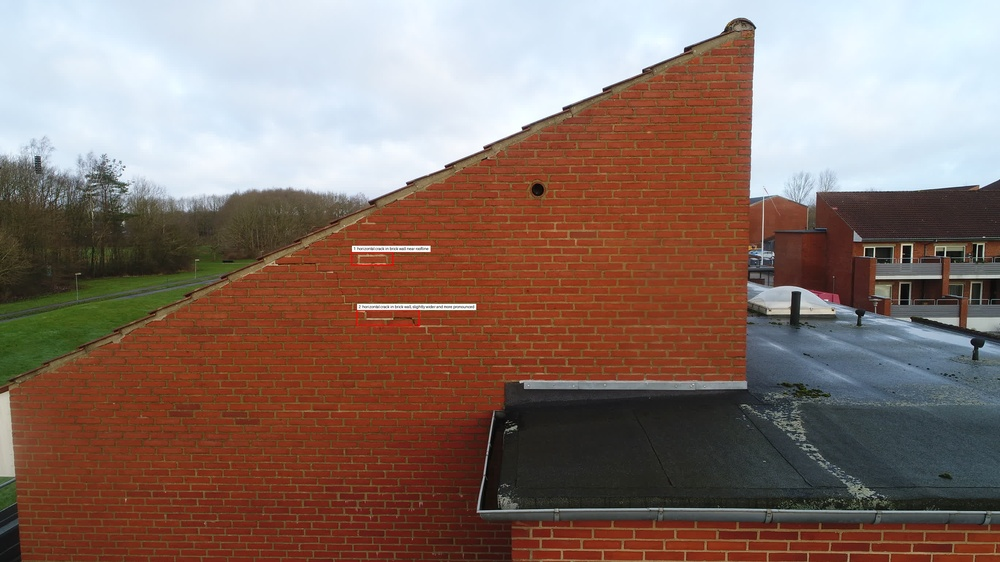
#> input picture annotated_output.jpg, 1000 x 562 px, shrunk from 2736 x 1539 before the run
$ python annotate_bboxes_from_url.py --file annotated_output.jpg
#> lines starting #> are read from the running program, lines starting #| are printed output that depends on the picture
#!/usr/bin/env python3
"""
Annotate bounding boxes on an image from multiple formats (Qwen-1000, YOLO, JSON).

Supported formats:
  - Qwen-1000 txt: cls x1 y1 x2 y2 (0..1000)
  - Qwen-1000 JSON: {"boxes": [{"bbox_2d": [x1, y1, x2, y2], ...}]}
  - YOLO txt: cls xc yc w h (0..1)
  - YOLO JSON: {"boxes": [{"bbox_2d": [cls, xc, yc, w, h], ...}]} or {"cracks": [...]}

Dependencies: pillow, requests
    pip install pillow requests

Usage examples:
  # From YOLO txt file
  python annotate_bboxes_multi_format.py --file "img.jpg" --labels-yolo "labels.txt"

  # From YOLO JSON file
  python annotate_bboxes_multi_format.py --file "img.jpg" --data '{"boxes":[{"bbox_2d":[0,0.5,0.5,0.1,0.1],"description":"crack"}]}'

  # From Qwen-1000 txt file
  python annotate_bboxes_multi_format.py --file "img.jpg" --labels-qwen "labels.qwen.txt"

  # Convert between formats
  python annotate_bboxes_multi_format.py --file "img.jpg" --labels-yolo "in.txt" --export-qwen "out.qwen.txt"
"""

from __future__ import annotations
import argparse
import io
import json
import sys
import os
from typing import List, Dict, Any, Tuple

import requests
from PIL import Image, ImageDraw, ImageFont,ImageOps
from hashlib import md5

# --- Defaults ---
DEFAULT_IMAGE_URL = (
    "https://obj3423.public-dk6.clu4.obj.storagefactory.io/dev-poc-drone-images/Chat/"
    "Testpulje_small/Folder%202/DJI_0942.JPG"
)

DEFAULT_DATA = {
    "boxes": [
        {
            "bbox_2d": [0, 0.371, 0.457, 0.035, 0.018],
            "description": "slight vertical mortar separation"
        },
        {
            "bbox_2d": [0, 0.356, 0.568, 0.076, 0.026],
            "description": "horizontal hairline crack in mortar joint"
        }
    ]
}

# ---------------- Image Loading ----------------
def exif_safe_open_file(path: str) -> Image.Image:
#> called with path = 'annotated_output.jpg'
    return ImageOps.exif_transpose(Image.open(path)).convert("RGB")
#> returned value is the input picture: PIL image 1000x562 RGB; mean R, G, B 135.6, 113, 104.1

def compute_md5_file(path: str) -> str:
    with open(path, "rb") as f:
        return md5(f.read()).hexdigest()
# [4 lines left out: function load_image_from_url, not called in this run]


def load_image_from_file(path: str) -> Image.Image:
    return Image.open(path).convert("RGB")


# ---------------- Coordinate Conversions ----------------

# [12 lines left out: function qwen1000_corners_to_pixels, not called in this run]


def yolo_norm_to_pixels(xc: float, yc: float, w: float, h: float, img_w: int, img_h: int) -> Tuple[int, int, int, int]:
    """Convert YOLO normalized [xc, yc, w, h] (0..1) -> pixel corners [x1, y1, x2, y2]."""
    X_center = xc * img_w
    Y_center = yc * img_h
    W = w * img_w
    H = h * img_h

    X1 = int(round(X_center - W / 2.0))
    Y1 = int(round(Y_center - H / 2.0))
    X2 = int(round(X_center + W / 2.0))
    Y2 = int(round(Y_center + H / 2.0))

    X1 = max(0, min(img_w - 1, X1))
    Y1 = max(0, min(img_h - 1, Y1))
    X2 = max(0, min(img_w - 1, X2))
    Y2 = max(0, min(img_h - 1, Y2))
    return X1, Y1, X2, Y2


# [60 lines left out: functions qwen1000_to_yolo_norm, yolo_norm_to_qwen1000, read_qwen_labels, read_yolo_labels, not called in this run]


def parse_items_from_json(data: Dict[str, Any]) -> List[Dict[str, Any]]:
    """Parse bounding boxes from JSON. Auto-detects YOLO or Qwen-1000 format based on bbox_2d length."""
    items: List[Dict[str, Any]] = []

    # Check both "boxes" and "cracks" keys
    box_lists = []
    if "boxes" in data and isinstance(data["boxes"], list):
        box_lists.append(data["boxes"])
    if "cracks" in data and isinstance(data["cracks"], list):
        box_lists.append(data["cracks"])

    for box_list in box_lists:
        for el in box_list:
            if not isinstance(el, dict) or "bbox_2d" not in el:
                continue

            bbox = el["bbox_2d"]
            if not isinstance(bbox, (list, tuple)) or len(bbox) < 4:
                continue

            # Auto-detect format based on length and values
            if len(bbox) == 5:
                # YOLO format: [cls, xc, yc, w, h] - all values 0..1
                cls, xc, yc, w, h = map(float, bbox)
                items.append({
                    "yolo": [xc, yc, w, h],
                    "class": int(cls),
                    "description": el.get("description", "bbox"),
                    "format": "yolo"
                })
            elif len(bbox) == 4:
                # Check if it's YOLO (0..1) or Qwen-1000 (0..1000)
                max_val = max(map(float, bbox))
                if max_val <= 1.0:
                    # YOLO format without class: [xc, yc, w, h]
                    xc, yc, w, h = map(float, bbox)
                    items.append({
                        "yolo": [xc, yc, w, h],
                        "class": el.get("class", 0),
                        "description": el.get("description", "bbox"),
                        "format": "yolo"
                    })
                else:
                    # Qwen-1000 format: [x1, y1, x2, y2]
                    items.append({
                        "bbox_2d": [float(v) for v in bbox],
                        "class": el.get("class", 0),
                        "description": el.get("description", "bbox"),
                        "format": "qwen"
                    })

    return items


# ---------------- Drawing ----------------

def draw_boxes(img: Image.Image, items: List[Dict[str, Any]], box_width: int = 3,
               box_color=(255, 0, 0), text_bg=(255, 255, 255), text_color=(0, 0, 0)) -> Image.Image:
    """Draw boxes from items (supports both Qwen-1000 and YOLO formats)."""
#> called with box_width = 3, box_color = (255, 0, 0), text_bg = (255, 255, 255), text_color = (0, 0, 0)
    draw = ImageDraw.Draw(img)
    try:
        font = ImageFont.truetype("DejaVuSans.ttf", 16)
    except Exception:
        font = ImageFont.load_default()

    img_w, img_h = img.size
#> img_w = 1000; img_h = 562

    for idx, item in enumerate(items, start=1):
        fmt = item.get("format", "yolo")

        if fmt == "yolo":
            yolo_data = item.get("yolo")
            if not yolo_data or len(yolo_data) != 4:
                continue
            xc, yc, w, h = map(float, yolo_data)
            X1, Y1, X2, Y2 = yolo_norm_to_pixels(xc, yc, w, h, img_w, img_h)
            cls = item.get("class", 0)
        else:  # qwen format
            arr = item.get("bbox_2d")
            if not arr or len(arr) < 4:
                continue
            if len(arr) >= 5:
                x1, y1, x2, y2 = map(float, arr[1:5])
                cls = int(float(arr[0]))
            else:
                x1, y1, x2, y2 = map(float, arr[0:4])
                cls = item.get("class", 0)
            X1, Y1, X2, Y2 = qwen1000_corners_to_pixels(x1, y1, x2, y2, img_w, img_h)

        # Draw box
        for o in range(box_width):
            draw.rectangle([X1 - o, Y1 - o, X2 + o, Y2 + o], outline=box_color)

        # Draw label
        desc = item.get("description") or "bbox"
        label = f"{idx}: {desc}"
        if cls is not None:
            label = f"{idx}: cls={cls} {desc}"

        tw, th = draw.textlength(label, font=font), font.size + 6
        lx, ly = X1, max(0, Y1 - th - 2)
        draw.rectangle([lx, ly, lx + tw + 8, ly + th], fill=text_bg)
        draw.text((lx + 4, ly + (th - font.size) // 2 - 1), label, fill=text_color, font=font)
#> this loop made 2 passes
#> (tw, th, lx, ly) on passes 1 to 2: (329.6, 22, 354, 228), (383.8, 22, 318, 288)

    return img


# ---------------- Export Functions ----------------

# [71 lines left out: functions save_yolo_classes, export_yolo, export_qwen, not called in this run]


# ---------------- Main ----------------

def main():
    p = argparse.ArgumentParser(description="Annotate bounding boxes from Qwen-1000, YOLO, or JSON formats")

    # Image source
    group = p.add_mutually_exclusive_group()
    group.add_argument("--url", help="Image URL to download")
    group.add_argument("--file", help="Local image file path")
    # Label source (mutually exclusive)
    label_group = p.add_mutually_exclusive_group()
    label_group.add_argument("--labels-qwen", help="Qwen-1000 label file (cls x1 y1 x2 y2; coords in 0..1000)")
    label_group.add_argument("--labels-yolo", help="YOLO label file (cls xc yc w h; normalized 0..1)")
    label_group.add_argument("--json-file", help="JSON file with bounding boxes (auto-detects YOLO or Qwen-1000 format)")
    label_group.add_argument("--data", help="JSON string with bounding boxes (auto-detects YOLO or Qwen-1000 format)")

    # Export options
    p.add_argument("--export-yolo", help="Save YOLO-normalized labels to this file")
    p.add_argument("--export-qwen", help="Save Qwen-1000 labels to this file")
    p.add_argument("--out", default="annotated_output.jpg", help="Output annotated image filename")
    p.add_argument("--results-folder", default="results", help="Output folder for all results (default: results)")
    p.add_argument("--debug-grid", action="store_true", help="Also save a debug grid overlay.")

    args = p.parse_args()

    # Load image
    try:
        if args.file:
            if not os.path.exists(args.file):
                sys.stderr.write(f"File does not exist: {args.file}\n")
                sys.exit(4)
            print(f"Loading local file: {args.file}")
            #rs removed img = load_image_from_file(args.file)
            img = exif_safe_open_file(args.file)
        elif args.url:
            print(f"Downloading image from URL: {args.url}")
            img = load_image_from_url(args.url)
        else:
            print(f"Downloading default image from URL: {DEFAULT_IMAGE_URL}")
            img = load_image_from_url(DEFAULT_IMAGE_URL)
    except Exception as e:
        sys.stderr.write(f"Failed to load image: {e}\n")
        sys.exit(3)

    # Get items
    items: List[Dict[str, Any]] = []
    if args.labels_qwen:
        if not os.path.exists(args.labels_qwen):
            sys.stderr.write(f"Label file does not exist: {args.labels_qwen}\n")
            sys.exit(5)
        print(f"Reading Qwen-1000 labels from: {args.labels_qwen}")
        items = read_qwen_labels(args.labels_qwen)
    elif args.labels_yolo:
        if not os.path.exists(args.labels_yolo):
            sys.stderr.write(f"Label file does not exist: {args.labels_yolo}\n")
            sys.exit(5)
        print(f"Reading YOLO labels from: {args.labels_yolo}")
        items = read_yolo_labels(args.labels_yolo)
    elif args.json_file:
        if not os.path.exists(args.json_file):
            sys.stderr.write(f"JSON file does not exist: {args.json_file}\n")
            sys.exit(5)
        print(f"Reading JSON from file: {args.json_file}")
        try:
            with open(args.json_file, "r", encoding="utf-8") as f:
                data = json.load(f)
                meta = data.get("_meta", {})
                if meta:
                    # 1) filename check (warn if mismatch but continue)
                    src_in_json = meta.get("source_image")
                    if src_in_json and args.file and os.path.basename(args.file) != src_in_json:
                        print(f"⚠ WARNING: Annotating '{os.path.basename(args.file)}' but JSON was created for '{src_in_json}'")

                    # 2) size check (error out if mismatched)
                    sz = meta.get("image_size")
                    if isinstance(sz, list) and len(sz) == 2:
                        if tuple(sz) != img.size:
                            sys.stderr.write(f"✗ Image size mismatch: json={tuple(sz)} vs opened={img.size}\n")
                            sys.exit(6)

                    # 3) md5 check (best when annotating the exact same bytes)
                    digest = meta.get("md5")
                    if digest and args.file:
                        file_md5 = compute_md5_file(args.file)
                        if file_md5 != digest:
                            sys.stderr.write("✗ Image content mismatch (md5). Aborting to prevent misaligned boxes.\n")
                            sys.exit(7)
        except json.JSONDecodeError as e:
            sys.stderr.write(f"Failed to parse JSON file: {e}\n")
            sys.exit(2)
        items = parse_items_from_json(data)
    else:
        if args.data:
            try:
                data = json.loads(args.data)
            except json.JSONDecodeError as e:
                sys.stderr.write(f"Failed to parse --data JSON: {e}\n")
                sys.exit(2)
        else:
            data = DEFAULT_DATA
        items = parse_items_from_json(data)
        if not items:
            sys.stderr.write("No bbox items found.\n")
            sys.exit(1)

    print(f"Found {len(items)} bounding boxes (format: {items[0].get('format', 'unknown') if items else 'none'})")

    # Create results folder
    results_folder = args.results_folder
    os.makedirs(results_folder, exist_ok=True)

    if args.debug_grid:
        dbg_out = os.path.join(results_folder, os.path.splitext(os.path.basename(args.out))[0] + "_debug_grid.jpg")


    # Prepare output paths in results folder
    output_image = os.path.join(results_folder, os.path.basename(args.out))

    # Draw & save
    annotated = draw_boxes(img, items)
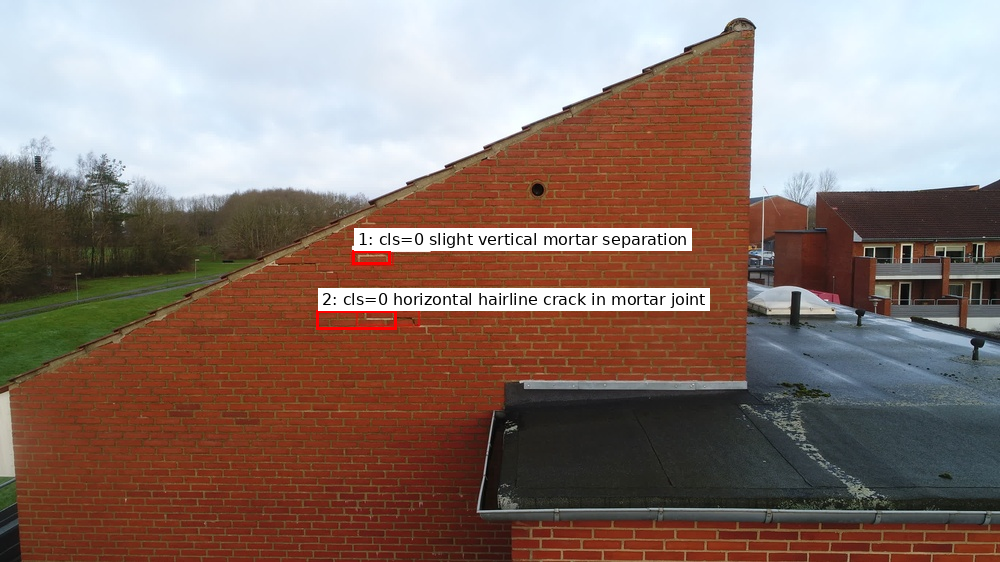
#> annotated: PIL image 1000x562 RGB; mean R, G, B 138.2, 117.3, 109.3
    annotated.save(output_image, quality=95)
    print(f"Saved annotated image: {output_image} | size: {annotated.size[0]}x{annotated.size[1]}")
#| Saved annotated image: results/annotated_output.jpg | size: 1000x562

    # Export conversions
    if args.export_yolo:
        yolo_path = os.path.join(results_folder, os.path.basename(args.export_yolo))
        export_yolo(items, yolo_path)
        print(f"Exported YOLO-normalized labels -> {yolo_path}")

        # Also save classes.txt
        classes_path = os.path.join(results_folder, "classes.txt")
        save_yolo_classes(classes_path)
        print(f"Exported YOLO class definitions -> {classes_path}")

    if args.export_qwen:
        qwen_path = os.path.join(results_folder, os.path.basename(args.export_qwen))
        export_qwen(items, qwen_path)
        print(f"Exported Qwen-1000 labels -> {qwen_path}")

    print(f"\n📁 All files saved to: {results_folder}/")


if __name__ == "__main__":
    main()
